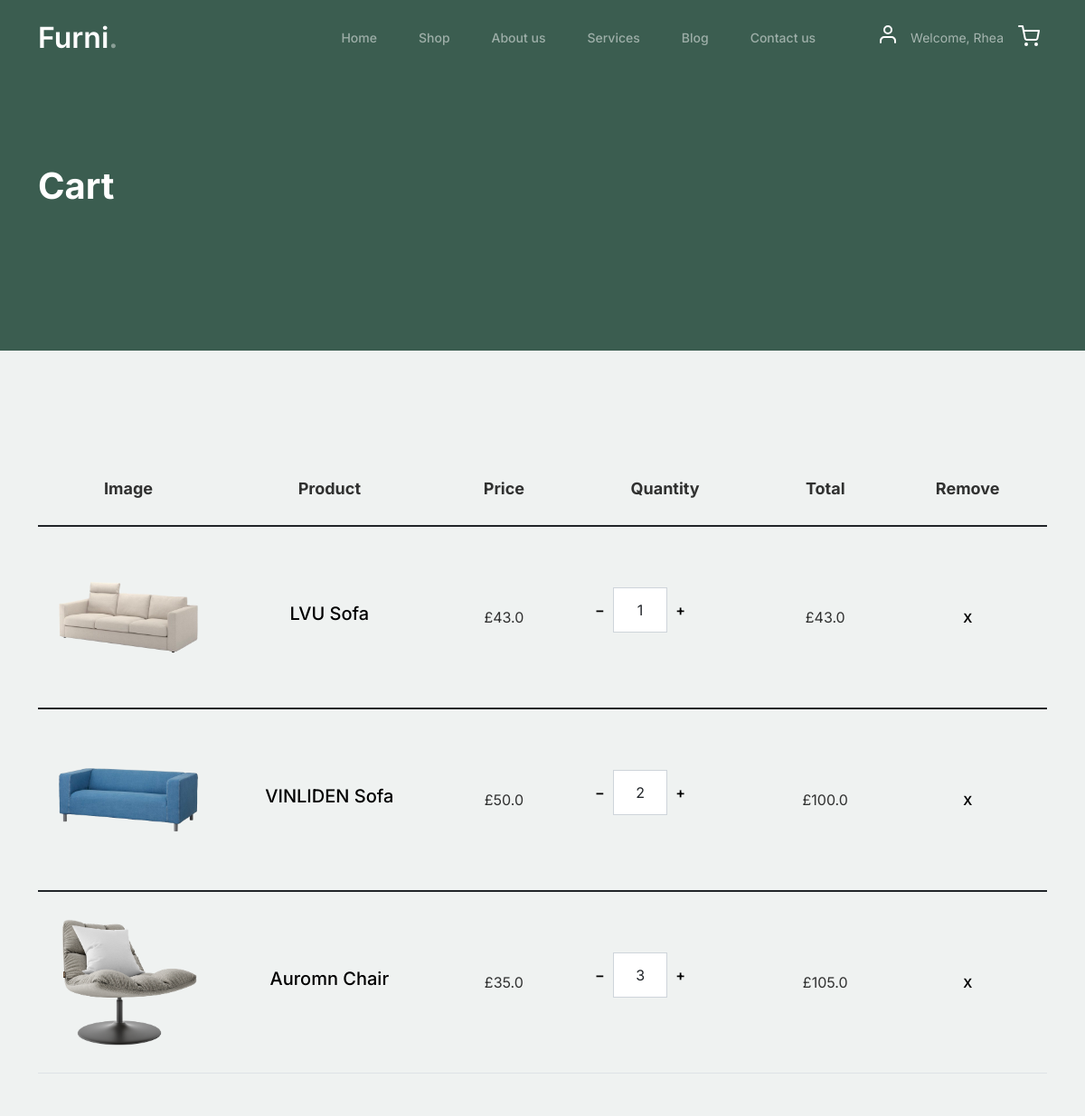
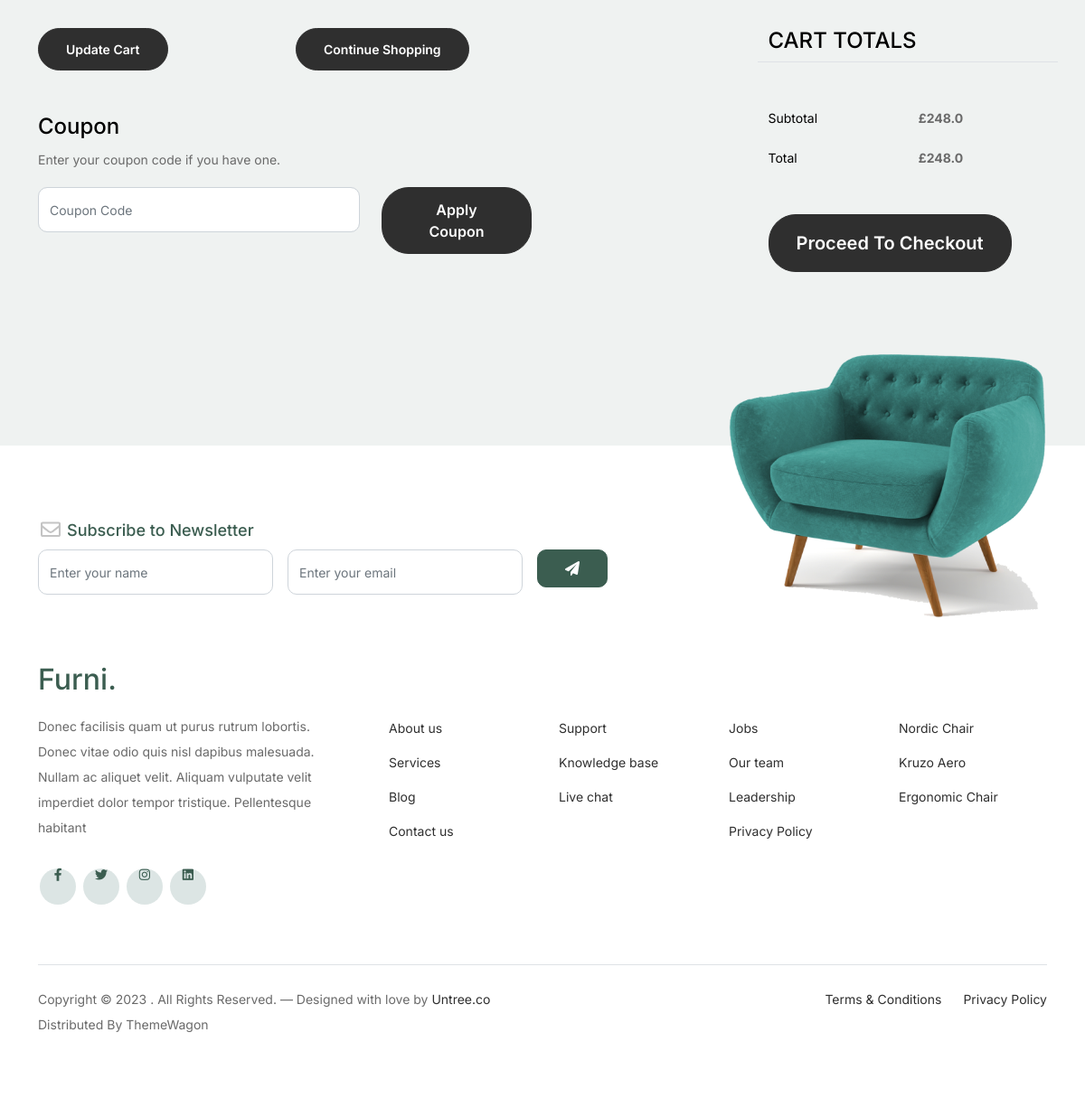
Page /cart (signed in) on the committed database (2 pictures, top to bottom).
### website/models.py (models this page shows)
class Users(db.Model, UserMixin):
    id = db.Column(db.Integer, primary_key=True)
    name = db.Column(db.String(200), nullable=False)
    email = db.Column(db.String(200), nullable=False, unique=True)
    password = db.Column(db.String(200), nullable=False)

class Cart(db.Model):
    id = db.Column(db.Integer, primary_key=True)
    name = db.Column(db.String(200), nullable=False)
    price = db.Column(db.Float)
    image_path = db.Column(db.String(255), nullable=True)
    item_stock= db.Column(db.Integer)

### website/views.py (the view)
@views.route('/cart', methods=['GET', 'POST'])
def cart():
    cart_items=Cart.query.all()
    total_price = sum(item.price*item.item_stock for item in cart_items)
    return render_template("cart.html", cart_items=cart_items, total_price=total_price)

### website/views.py (called while the page is built)
@login_required
@login_manager.user_loader
def load_user(user_id):
    return Users.query.get(int(user_id))

### website/templates/cart.html (shortened to what this page needs)
<html>
  <body>
    {% extends "base.html"%}{%block content%}
    <div class="hero">
      <div class="container">
        <div class="row justify-content-between">
          <div class="col-lg-5">
            <div class="intro-excerpt">
              <h1>Cart</h1>
            </div>
          </div>
          <div class="col-lg-7"></div>
        </div>
      </div>
    </div>
    <div class="untree_co-section before-footer-section">
      <div class="container">
        <div class="row mb-5">
          <form class="col-md-12" method="post">
            <div class="site-blocks-table">
              <table class="table">
                <thead>
                  <tr>
                    <th class="product-thumbnail">Image</th>
                    <th class="product-name">Product</th>
                    <th class="product-price">Price</th>
                    <th class="product-quantity">Quantity</th>
                    <th class="product-total">Total</th>
                    <th class="product-remove">Remove</th>
                  </tr>
                </thead>
                {% for item in cart_items %}
                <tbody class="cart_item">
                  <tr>
                    <td class="product-thumbnail">
                      <img
                        src="{{item.image_path}}"
                        alt="Image"
                        class="img-fluid"
                      />
                    </td>
                    <td class="product-name">
                      <h2 class="h5 text-black">{{item.name}}</h2>
                    </td>
                    <td>£{{item.price}}</td>
                    <td>
                      <div
                        class="input-group mb-3 d-flex align-items-center quantity-container"
                        style="max-width: 120px"
                      >
                        <div class="input-group-prepend">
                          <button
                            class="btn btn-outline-black decrease"
                            type="button"
                            data-item-id="{{item.id}}"
                            onclick="updateItemStock(this)"
                          >
                            &minus;
                          </button>
                        </div>
                        <input
                          type="text"
                          class="form-control text-center quantity-amount"
                          value="{{item.item_stock}}"
                          placeholder=""
                          aria-label="Example text with button addon"
                          aria-describedby="button-addon1"
                        />
                        <div class="input-group-append">
                          <button
                            class="btn btn-outline-black increase"
                            type="button"
                            data-item-id="{{item.id}}"
                            onclick="updateItemStock(this)"
                          >
                            &plus;
                          </button>
                        </div>
                      </div>
                    </td>
                    <td
                      class="itemTotal"
                      item-stock="{{item.item_stock}}"
                      item-price="{{item.item_price}}"
                    >
                      £{{item.item_stock*item.price}}
                    </td>
                    <td>
                      <a
                        class="btn btn-black btn-sm"
                        href="#"
                        data-item-id="{{ item.id }}"
                        onclick="removeFromCart(this)"
                      >
                        X
                      </a>
                    </td>
                  </tr>
                </tbody>
                {%endfor%}
              </table>
            </div>
          </form>
        </div>
        <div class="row">
          <div class="col-md-6">
            <div class="row mb-5">
              <div class="col-md-6 mb-3 mb-md-0">
                <button class="btn btn-black btn-sm btn-block">
                  Update Cart
                </button>
              </div>
              <div class="col-md-6">
                <button class="btn btn-outline-black btn-sm btn-block">
                  Continue Shopping
                </button>
              </div>
            </div>
            <div class="row">
              <div class="col-md-12">
                <label class="text-black h4" for="coupon">Coupon</label>
                <p>Enter your coupon code if you have one.</p>
              </div>
              <div class="col-md-8 mb-3 mb-md-0">
                <input
                  type="text"
                  class="form-control py-3"
                  id="coupon"
                  placeholder="Coupon Code"
                />
              </div>
              <div class="col-md-4">
                <button class="btn btn-black">Apply Coupon</button>
              </div>
            </div>
          </div>
          <div class="col-md-6 pl-5">
            <div class="row justify-content-end">
              <div class="col-md-7">
                <div class="row">
                  <div class="col-md-12 text-right border-bottom mb-5">
                    <h3 class="text-black h4 text-uppercase">Cart Totals</h3>
                  </div>
                </div>
                <div class="row mb-3">
                  <div class="col-md-6">
                    <span class="text-black">Subtotal</span>
                  </div>
                  <div class="col-md-6 text-right">
                    <strong class="price">£{{total_price}}</strong>
                  </div>
                </div>
                <div class="row mb-5">
                  <div class="col-md-6">
                    <span class="text-black">Total</span>
                  </div>
                  <div class="col-md-6 text-right">
                    <strong class="price">£{{total_price}}</strong>
                  </div>
                </div>
                <div class="row">
                  <div class="col-md-12">
                    <button
                      class="btn btn-black btn-lg py-3 btn-block"
                      onclick="window.location='checkout'"
                    >
                      Proceed To Checkout
                    </button>
                  </div>
                </div>
              </div>
            </div>
          </div>
        </div>
      </div>
    </div>
    <footer class="footer-section">
      <div class="container relative">
        <div class="sofa-img">
          <img src="static/images/sofa.png" alt="Image" class="img-fluid" />
        </div>
        <div class="row">
          <div class="col-lg-8">
            <div class="subscription-form">
              <h3 class="d-flex align-items-center">
                <span class="me-1"
                  ><img
                    src="static/images/envelope-outline.svg"
                    alt="Image"
                    class="img-fluid" /></span
                ><span>Subscribe to Newsletter</span>
              </h3>
              <form action="#" class="row g-3">
                <div class="col-auto">
                  <input
                    type="text"
                    class="form-control"
                    placeholder="Enter your name"
                  />
                </div>
                <div class="col-auto">
                  <input
                    type="email"
                    class="form-control"
                    placeholder="Enter your email"
                  />
                </div>
                <div class="col-auto">
                  <button class="btn btn-primary">
                    <span class="fa fa-paper-plane"></span>
                  </button>
                </div>
              </form>
            </div>
          </div>
        </div>
        <div class="row g-5 mb-5">
          <div class="col-lg-4">
            <div class="mb-4 footer-logo-wrap">
              <a href="#" class="footer-logo">Furni<span>.</span></a>
            </div>
            <p class="mb-4">
              Donec facilisis quam ut purus rutrum lobortis. Donec vitae odio
              quis nisl dapibus malesuada. Nullam ac aliquet velit. Aliquam
              vulputate velit imperdiet dolor tempor tristique. Pellentesque
              habitant
            </p>
            <ul class="list-unstyled custom-social">
              <li>
                <a href="#"><span class="fa fa-brands fa-facebook-f"></span></a>
              </li>
              <li>
                <a href="#"><span class="fa fa-brands fa-twitter"></span></a>
              </li>
              <li>
                <a href="#"><span class="fa fa-brands fa-instagram"></span></a>
              </li>
              <li>
                <a href="#"><span class="fa fa-brands fa-linkedin"></span></a>
              </li>
            </ul>
          </div>
          <div class="col-lg-8">
            <div class="row links-wrap">
              <div class="col-6 col-sm-6 col-md-3">
                <ul class="list-unstyled">
                  <li><a href="#">About us</a></li>
                  <li><a href="#">Services</a></li>
                  <li><a href="#">Blog</a></li>
                  <li><a href="#">Contact us</a></li>
                </ul>
              </div>
              <div class="col-6 col-sm-6 col-md-3">
                <ul class="list-unstyled">
                  <li><a href="#">Support</a></li>
                  <li><a href="#">Knowledge base</a></li>
                  <li><a href="#">Live chat</a></li>
                </ul>
              </div>
              <div class="col-6 col-sm-6 col-md-3">
                <ul class="list-unstyled">
                  <li><a href="#">Jobs</a></li>
                  <li><a href="#">Our team</a></li>
                  <li><a href="#">Leadership</a></li>
                  <li><a href="#">Privacy Policy</a></li>
                </ul>
              </div>
              <div class="col-6 col-sm-6 col-md-3">
                <ul class="list-unstyled">
                  <li><a href="#">Nordic Chair</a></li>
                  <li><a href="#">Kruzo Aero</a></li>
                  <li><a href="#">Ergonomic Chair</a></li>
                </ul>
              </div>
            </div>
          </div>
        </div>
        <div class="border-top copyright">
          <div class="row pt-4">
            <div class="col-lg-6">
              <p class="mb-2 text-center text-lg-start">
                Copyright &copy;
                . All Rights Reserved. &mdash; Designed with love by
                <a href="https://untree.co">Untree.co</a> Distributed By
                <a hreff="https://themewagon.com">ThemeWagon</a>
              </p>
            </div>
            <div class="col-lg-6 text-center text-lg-end">
              <ul class="list-unstyled d-inline-flex ms-auto">
                <li class="me-4"><a href="#">Terms &amp; Conditions</a></li>
                <li><a href="#">Privacy Policy</a></li>
              </ul>
            </div>
          </div>
        </div>
      </div>
    </footer>
    {%endblock%}

### website/templates/base.html (shortened to what this page needs)
<!DOCTYPE html>
<html lang="en">
  <head>
    <link href="static/css/bootstrap.min.css" rel="stylesheet" />
    <link
      href="https://cdnjs.cloudflare.com/ajax/libs/font-awesome/6.0.0-beta3/css/all.min.css"
      rel="stylesheet"
    />
    <link href="static/css/tiny-slider.css" rel="stylesheet" />
    <link href="static/css/style.css" rel="stylesheet" />
  </head>
  <body>
    <nav
      class="custom-navbar navbar navbar navbar-expand-md navbar-dark bg-dark"
      arial-label="Furni navigation bar"
    >
      <div class="container">
        <a class="navbar-brand" href="home">Furni<span>.</span></a>
        <div class="collapse navbar-collapse" id="navbarsFurni">
          <ul class="custom-navbar-nav navbar-nav ms-auto mb-2 mb-md-0">
            <li><a class="nav-link" href="home">Home</a></li>
            <li><a class="nav-link" href="shop">Shop</a></li>
            <li><a class="nav-link" href="about">About us</a></li>
            <li><a class="nav-link" href="services">Services</a></li>
            <li><a class="nav-link" href="blog">Blog</a></li>
            <li><a class="nav-link" href="contact">Contact us</a></li>
          </ul>
          <ul class="custom-navbar-cta navbar-nav mb-2 mb-md-0 ms-5">
            <li>
              {% if current_user.is_authenticated %}
              <a class="nav-link" href="{{ url_for('views.account') }}">
                <img src="static/images/user.svg" />
              </a>
              {%else%}
              <a class="nav-link" href="{{ url_for('views.login') }}">
                <img src="static/images/user.svg" />
              </a>
              {%endif%}
            </li>
            {% if current_user.is_authenticated %}
            <span class="nav-link"> Welcome, {{ current_user.name }}</span>
            {% endif %}
            <li>
              <a class="nav-link" href="cart"
                ><img src="static/images/cart.svg"
              /></a>
            </li>
          </ul>
        </div>
      </div>
    </nav>
    {%block content%} {%endblock%}
  </body>
</html>

### rows in the picture
Users: name "Rhea"
Cart: image_path (picture), name "LVU Sofa", price "43.0", item_stock "1", item.item_stock*item.price "43.0"
Cart: image_path (picture), name "VINLIDEN Sofa", price "50.0", item_stock "2", item.item_stock*item.price "100.0"
Cart: image_path (picture), name "Auromn Chair", price "35.0", item_stock "3", item.item_stock*item.price "105.0"

### other values in the picture
{{ total_price }} "248.0"
